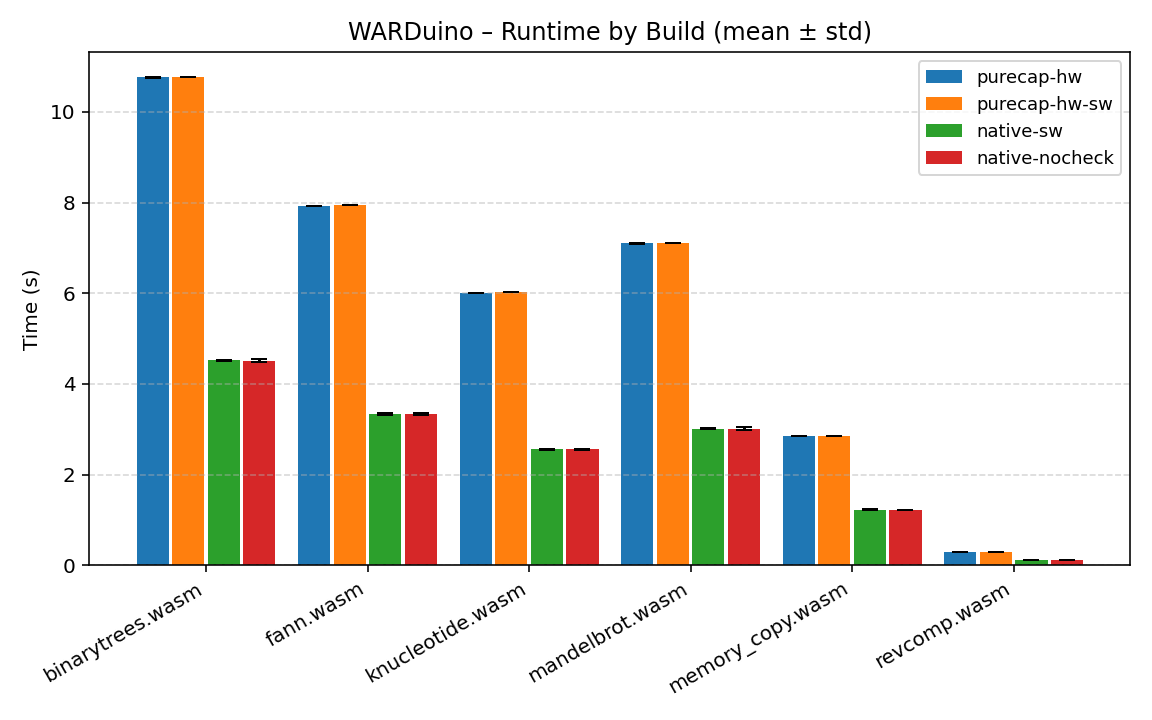

This chart was generated by the following Python code:
# bcscripts/time_chart.py
#!/usr/bin/env python3
# Minimal matrix→grouped-bar chart for: Benchmark,<build1>,<build2>,...
# Each cell: "t1;t2;...;FAIL". No pandas required.

import csv, math, os, sys

CSV_IN  = os.environ.get("RESULTS_CSV", "results_matrix.csv")
PNG_OUT = os.environ.get("RESULTS_PNG", "time_chart.png")
TITLE   = os.environ.get("RESULTS_TITLE", "WARDuino – Runtime by Build (mean ± std)")

def parse_cell(cell: str):
    vals = []
    if not cell: return vals
    for tok in cell.split(";"):
        tok = tok.strip()
        if not tok or tok.upper() == "FAIL": continue
        try: vals.append(float(tok))
        except ValueError: pass
    return vals

def mean_std(nums):
    n = len(nums)
    if n == 0: return (math.nan, math.nan, 0)
    if n == 1: return (nums[0], 0.0, 1)
    m = sum(nums) / n
    var = sum((x - m) ** 2 for x in nums) / (n - 1)  # sample std
    return (m, math.sqrt(var), n)

def load_matrix(path):
    with open(path, newline="") as f:
        rows = [r for r in csv.reader(f) if r and not r[0].startswith("#")]
    if not rows or rows[0][0] != "Benchmark":
        sys.exit("CSV must start with header: Benchmark,...")
    header = rows[0]
    builds = header[1:]
    data = []
    for r in rows[1:]:
        row = {"Benchmark": r[0]}
        for i, b in enumerate(builds, start=1):
            row[b] = r[i] if i < len(r) else ""
        data.append(row)
    return builds, data

def main():
    if not os.path.exists(CSV_IN):
        sys.exit(f"Missing CSV: {CSV_IN}")
    builds, data = load_matrix(CSV_IN)
    benchmarks = [row["Benchmark"] for row in data]

    # Compute per-benchmark stats per build
    means = {b: [] for b in builds}
    stds  = {b: [] for b in builds}
    counts= {b: [] for b in builds}
    for row in data:
        for b in builds:
            m, s, n = mean_std(parse_cell(row.get(b, "")))
            means[b].append(m); stds[b].append(s); counts[b].append(n)

    # Try to plot; if matplotlib missing, print summary
    try:
        import matplotlib.pyplot as plt
    except Exception:
        print("matplotlib not available. Summary:")
        for b in builds:
            # overall mean across benchmarks (ignoring NaN)
            vals = [v for v in means[b] if not math.isnan(v)]
            overall = sum(vals) / len(vals) if vals else math.nan
            print(f"{b:>16}: mean={overall if not math.isnan(overall) else 'nan'} (n_bench={len(vals)})")
        return

    x = list(range(len(benchmarks)))
    n_builds = max(1, len(builds))
    bar_w = min(0.8 / n_builds, 0.22)
    offsets = [ (i - (n_builds-1)/2) * (bar_w + 0.02) for i in range(n_builds) ]

    fig, ax = plt.subplots(figsize=(max(8, 0.6*len(benchmarks)), 5))
    for i, b in enumerate(builds):
        bar_x = [xi + offsets[i] for xi in x]
        y     = means[b]
        yerr  = [0 if math.isnan(s) else s for s in stds[b]]
        # mask NaNs to avoid plotting as zeros
        bx = [bx for bx, yy in zip(bar_x, y) if not math.isnan(yy)]
        by = [yy for yy in y if not math.isnan(yy)]
        be = [ee for yy, ee in zip(y, yerr) if not math.isnan(yy)]
        ax.bar(bx, by, width=bar_w, label=b, yerr=be, capsize=4)

    ax.set_ylabel("Time (s)")
    ax.set_title(TITLE)
    ax.set_xticks(x)
    ax.set_xticklabels(benchmarks, rotation=30, ha="right")
    ax.grid(axis="y", linestyle="--", alpha=0.5)
    ax.legend(fontsize=9)
    fig.tight_layout()
    fig.savefig(PNG_OUT, dpi=144)
    print(f"✅ Chart saved: {PNG_OUT}")

if __name__ == "__main__":
    main()
